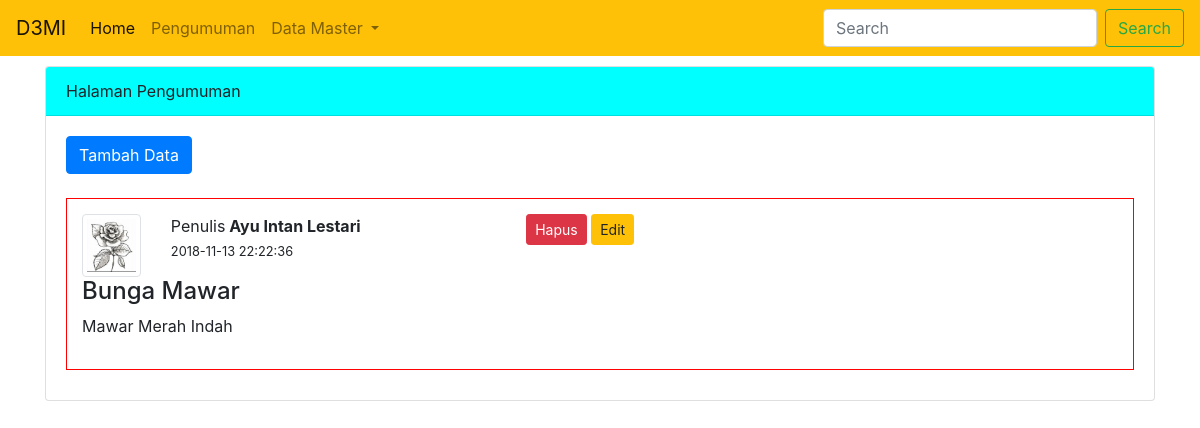
The page /index.php/admin/pengumuman on the database its author committed.
### tables this page shows
CREATE TABLE `pengumuman` (
  `id` int(11) NOT NULL,
  `judul` varchar(255) NOT NULL,
  `isi` text NOT NULL,
  `penulis` varchar(100) NOT NULL,
  `created_at` datetime NOT NULL DEFAULT CURRENT_TIMESTAMP
);

### application/controllers/admin/Pengumuman.php (called while the page is built, shortened)
<?php
class Pengumuman  extends CI_Controller
{
	public function __construct()
	{
		$this->load->model('pengumuman_model');
	}
	public function index()
	{
		$data['judul'] = 'Pengumuman';
		$data['sub_judul'] = 'Halaman Pengumuman';
		$data['halaman'] = 'admin/v_pengumuman';
		$data['isi_tabel'] = $this->pengumuman_model->all();
		$this->load->view('admin/v_template', $data);
	}
}

### index.php (called while the page is built, shortened)
<?php
require_once BASEPATH.'core/CodeIgniter.php';

### application/models/pengumuman_model.php (called while the page is built, shortened)
<?php
class pengumuman_model extends CI_Model {
public function all()
{
	return $this->db->get('pengumuman')->result();
}
}

### application/views/admin/v_pengumuman.php (the view, shortened to what this page needs)
<div class="col-md-12">
	<div class="card">
		<div class="card-header" style="background-color:aqua"> <?php echo $sub_judul ?> </div>
		<div class="card-body">
			<a href="<?php echo site_url('admin/pengumuman/tambah'); ?>" class="btn btn-primary"> Tambah Data </a>
			<br>
			<br>
		<?php
		foreach ($isi_tabel as $value) :
		?>
		<div style="border: 1px solid red; padding: 15px; margin-bottom: 10px">
			<div class="row">
				<div class="col-sm-1">
					<img src="<?=base_url('assets/mawar.jpg') ?>" class="img-thumbnail">
				</div>
				<div class="col-sm-4">
					Penulis<strong>  <?= $value->penulis; ?> </strong>
					<br>
					<small> <?= $value->created_at; ?> </small>
				</div>
				<div class="col-sm-7">
					<a href="<?php echo site_url('admin/pengumuman/hapus/'.$value->id); ?>"
					 class="btn btn-danger btn-sm"
					 onclick="return confirm('Apakan Anda Yakin Ingin Menghapus ?')" >Hapus</a>
					<a href="<?php echo site_url('admin/pengumuman/edit/' . $value->id); ?>"
						class="btn btn-warning btn-sm"
						onclick="return confirm('Apakan Anda Yakin Ingin Merubah ?')" >Edit</a>
				</div>
			</div>
			<div class="row">
				<div class="col-sm-12">
					<h4> <?= $value->judul; ?> </h4>
					<p> <?= $value->isi; ?> </p>
				</div>
			</div>
		</div>
		<?php endforeach; ?>
</div>
	</div>
</div>

### rows shown on the page
pengumuman: penulis "Ayu Intan Lestari", created_at "2018-11-13 22:22:36", judul "Bunga Mawar", isi "Mawar Merah Indah"

### other values the page prints
$sub_judul "Halaman Pengumuman"
